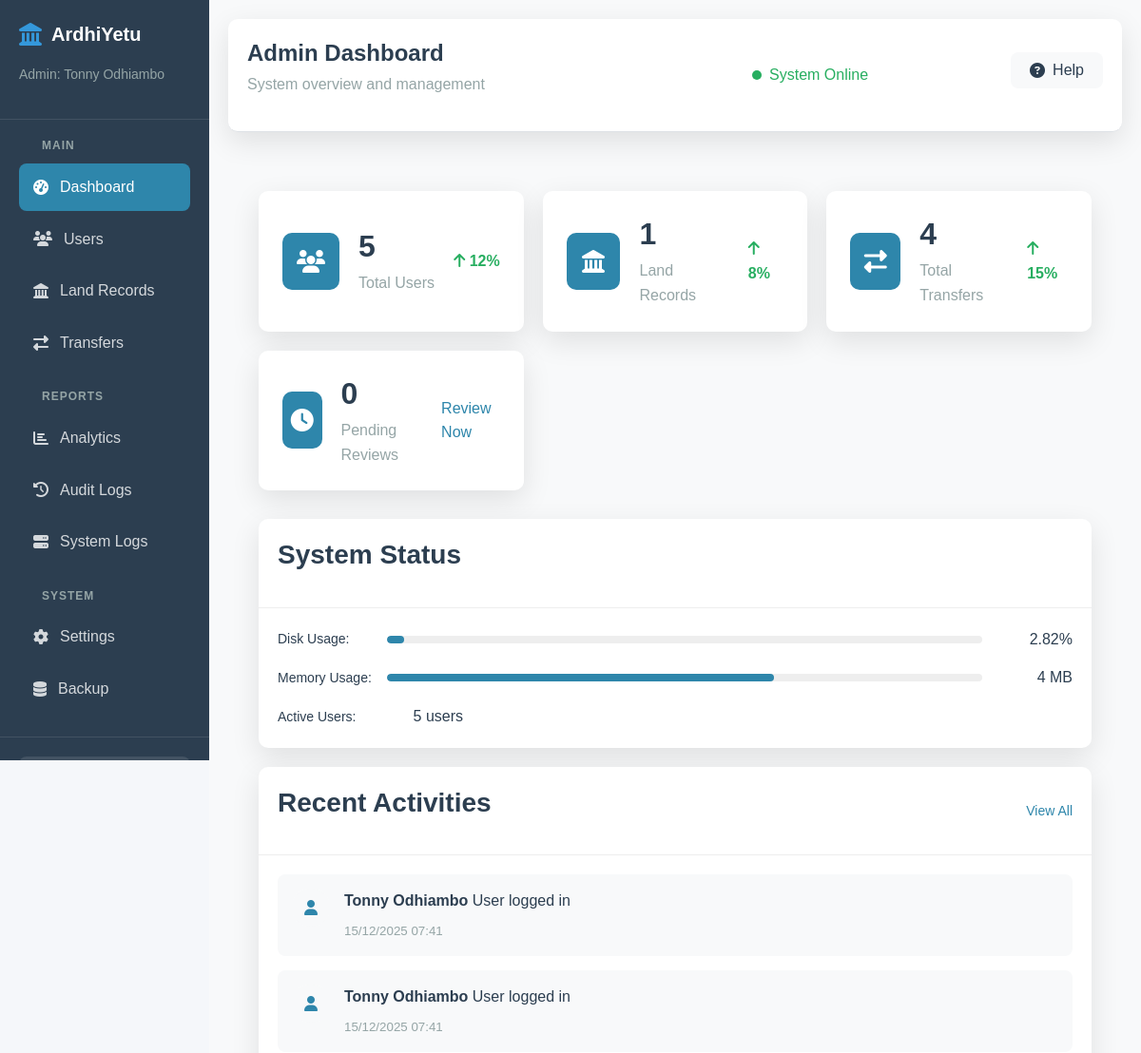
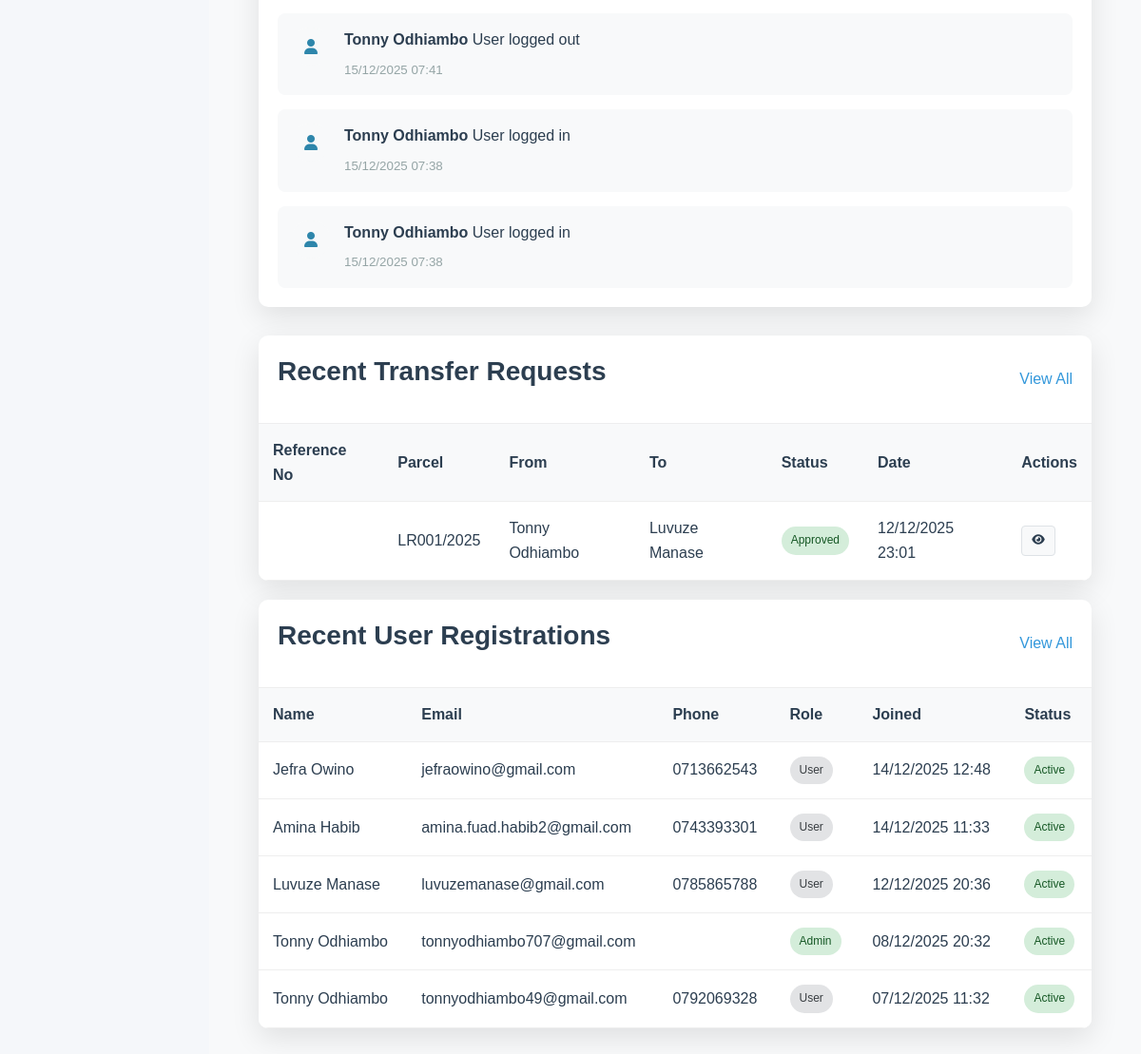
/admin/index.php (signed in), run on the app's committed database (2 pictures, top to bottom).
### tables this page shows
CREATE TABLE `user_activities` (
  `activity_id` int(11) NOT NULL AUTO_INCREMENT,
  `user_id` int(11) NOT NULL,
  `action_type` varchar(50) NOT NULL,
  `description` text DEFAULT NULL,
  `ip_address` varchar(45) DEFAULT NULL,
  `user_agent` text DEFAULT NULL,
  `created_at` timestamp NOT NULL DEFAULT current_timestamp(),
  PRIMARY KEY (`activity_id`),
  KEY `user_id` (`user_id`),
  CONSTRAINT `user_activities_ibfk_1` FOREIGN KEY (`user_id`) REFERENCES `users` (`user_id`) ON DELETE CASCADE
);

CREATE TABLE `users` (
  `user_id` int(11) NOT NULL AUTO_INCREMENT,
  `name` varchar(100) NOT NULL,
  `email` varchar(100) NOT NULL,
  `phone` varchar(15) NOT NULL,
  `id_number` varchar(20) NOT NULL,
  `password` varchar(255) NOT NULL,
  `date_of_birth` date DEFAULT NULL,
  `gender` enum('male','female','other','prefer_not_to_say') DEFAULT NULL,
  `address` text DEFAULT NULL,
  `county` varchar(100) DEFAULT NULL,
  `security_question` varchar(255) DEFAULT NULL,
  `security_answer` varchar(255) DEFAULT NULL,
  `verification_token` varchar(64) DEFAULT NULL,
  `is_active` tinyint(1) DEFAULT 0,
  `is_verified` tinyint(1) DEFAULT 0,
  `verification_date` timestamp NULL DEFAULT NULL,
  `last_login` timestamp NULL DEFAULT NULL,
  `failed_attempts` int(11) DEFAULT 0,
  `remember_token` varchar(64) DEFAULT NULL,
  `newsletter_subscribed` tinyint(1) DEFAULT 1,
  `marketing_consent` tinyint(1) DEFAULT 0,
  `role` enum('admin','officer','user') DEFAULT 'user',
  `created_at` timestamp NOT NULL DEFAULT current_timestamp(),
  `updated_at` timestamp NOT NULL DEFAULT current_timestamp() ON UPDATE current_timestamp(),
  PRIMARY KEY (`user_id`),
  UNIQUE KEY `email` (`email`),
  UNIQUE KEY `id_number` (`id_number`),
  KEY `idx_email` (`email`),
  KEY `idx_phone` (`phone`),
  KEY `idx_id_number` (`id_number`),
  KEY `idx_county` (`county`),
  KEY `idx_role` (`role`),
  KEY `idx_status` (`is_active`,`is_verified`),
  KEY `idx_user_composite` (`is_active`,`is_verified`,`role`,`county`)
);

CREATE TABLE `ownership_transfers` (
  `transfer_id` int(11) NOT NULL AUTO_INCREMENT,
  `record_id` int(11) NOT NULL,
  `from_user_id` int(11) NOT NULL,
  `to_user_id` int(11) NOT NULL,
  `transfer_type` enum('sale','gift','inheritance','lease','other') DEFAULT NULL,
  `transfer_date` date DEFAULT NULL,
  `consideration_amount` decimal(15,2) DEFAULT NULL,
  `consideration_currency` varchar(3) DEFAULT 'KES',
  `document_path` varchar(255) DEFAULT NULL,
  `status` enum('submitted','under_review','approved','declined','cancelled') DEFAULT 'submitted',
  `submitted_at` timestamp NOT NULL DEFAULT current_timestamp(),
  `reviewed_by` int(11) DEFAULT NULL,
  `reviewed_at` timestamp NULL DEFAULT NULL,
  `approved_by` int(11) DEFAULT NULL,
  `approved_at` timestamp NULL DEFAULT NULL,
  `rejection_reason` text DEFAULT NULL,
  `completed_at` timestamp NULL DEFAULT NULL,
  `review_notes` text DEFAULT NULL,
  `transfer_completed` tinyint(1) DEFAULT 0,
  `completion_date` datetime DEFAULT NULL,
  `reference_no` varchar(50) NOT NULL,
  `price` decimal(15,2) DEFAULT NULL,
  `remarks` text DEFAULT NULL,
  `is_partial_transfer` tinyint(1) DEFAULT 0,
  `transferred_size` decimal(10,2) DEFAULT NULL,
  `remaining_size` decimal(10,2) DEFAULT NULL,
  `new_parcel_no` varchar(100) DEFAULT NULL,
  PRIMARY KEY (`transfer_id`),
  UNIQUE KEY `reference_no` (`reference_no`),
  KEY `reviewed_by` (`reviewed_by`),
  KEY `approved_by` (`approved_by`),
  KEY `idx_record` (`record_id`),
  KEY `idx_from_user` (`from_user_id`),
  KEY `idx_to_user` (`to_user_id`),
  KEY `idx_status` (`status`),
  KEY `idx_transfer_date` (`transfer_date`),
  CONSTRAINT `ownership_transfers_ibfk_1` FOREIGN KEY (`record_id`) REFERENCES `land_records` (`record_id`) ON DELETE CASCADE,
  CONSTRAINT `ownership_transfers_ibfk_2` FOREIGN KEY (`from_user_id`) REFERENCES `users` (`user_id`),
  CONSTRAINT `ownership_transfers_ibfk_3` FOREIGN KEY (`to_user_id`) REFERENCES `users` (`user_id`),
  CONSTRAINT `ownership_transfers_ibfk_4` FOREIGN KEY (`reviewed_by`) REFERENCES `users` (`user_id`),
  CONSTRAINT `ownership_transfers_ibfk_5` FOREIGN KEY (`approved_by`) REFERENCES `users` (`user_id`)
);

CREATE TABLE `land_records` (
  `record_id` int(11) NOT NULL AUTO_INCREMENT,
  `owner_id` int(11) NOT NULL,
  `parcel_no` varchar(50) NOT NULL,
  `title_deed_no` varchar(50) DEFAULT NULL,
  `location` varchar(255) NOT NULL,
  `county` varchar(100) DEFAULT NULL,
  `size` decimal(10,2) NOT NULL,
  `description` text DEFAULT NULL,
  `document_path` varchar(255) DEFAULT NULL,
  `size_unit` enum('acres','hectares','square_meters') DEFAULT 'acres',
  `land_use` enum('agricultural','residential','commercial','industrial','mixed') DEFAULT NULL,
  `land_class` varchar(50) DEFAULT NULL,
  `status` enum('active','pending','transferred','disputed','archived') DEFAULT 'pending',
  `rejection_reason` text DEFAULT NULL,
  `registered_at` timestamp NOT NULL DEFAULT current_timestamp(),
  `updated_at` timestamp NOT NULL DEFAULT current_timestamp() ON UPDATE current_timestamp(),
  `registered_by` int(11) DEFAULT NULL,
  `notes` text DEFAULT NULL,
  `latitude` decimal(10,8) DEFAULT NULL,
  `longitude` decimal(11,8) DEFAULT NULL,
  `is_public` tinyint(1) DEFAULT 0,
  `coordinates_updated_at` timestamp NULL DEFAULT NULL,
  `reviewed_by` int(11) DEFAULT NULL,
  `review_notes` text DEFAULT NULL,
  `reviewed_at` datetime DEFAULT NULL,
  `previous_owner_id` int(11) DEFAULT NULL,
  `transfer_history` text DEFAULT NULL,
  `original_parcel_no` varchar(100) DEFAULT NULL,
  `parent_record_id` int(11) DEFAULT NULL,
  `current_ownership_history_id` int(11) DEFAULT NULL,
  PRIMARY KEY (`record_id`),
  UNIQUE KEY `parcel_no` (`parcel_no`),
  UNIQUE KEY `title_deed_no` (`title_deed_no`),
  KEY `registered_by` (`registered_by`),
  KEY `idx_owner` (`owner_id`),
  KEY `idx_parcel` (`parcel_no`),
  KEY `idx_location` (`location`),
  KEY `idx_status` (`status`),
  KEY `idx_land_records_composite` (`owner_id`,`status`,`registered_at`),
  KEY `idx_coordinates` (`latitude`,`longitude`),
  KEY `idx_public_status` (`is_public`,`status`),
  KEY `fk_parent_record` (`parent_record_id`),
  KEY `fk_current_ownership` (`current_ownership_history_id`),
  CONSTRAINT `fk_current_ownership` FOREIGN KEY (`current_ownership_history_id`) REFERENCES `ownership_history` (`history_id`) ON DELETE SET NULL,
  CONSTRAINT `fk_parent_record` FOREIGN KEY (`parent_record_id`) REFERENCES `land_records` (`record_id`),
  CONSTRAINT `land_records_ibfk_1` FOREIGN KEY (`owner_id`) REFERENCES `users` (`user_id`) ON DELETE CASCADE,
  CONSTRAINT `land_records_ibfk_2` FOREIGN KEY (`registered_by`) REFERENCES `users` (`user_id`)
);

### public/admin/index.php (the view, shortened to what the rows shown need)
<?php
require_once '../../includes/init.php';
$recent_transfers_sql = "SELECT t.*, u1.name as from_name, u2.name as to_name, l.parcel_no
                         FROM ownership_transfers t
                         JOIN users u1 ON t.from_user_id = u1.user_id
                         JOIN users u2 ON t.to_user_id = u2.user_id
                         JOIN land_records l ON t.record_id = l.record_id
                         ORDER BY t.submitted_at DESC LIMIT 10";
$recent_transfers = mysqli_query($conn, $recent_transfers_sql);
$recent_users_sql = "SELECT * FROM users ORDER BY created_at DESC LIMIT 10";
$recent_users = mysqli_query($conn, $recent_users_sql);
?>
<!DOCTYPE html>
<html lang="en">
<head>
    <link rel="stylesheet" href="../../assets/css/style.css">
    <link rel="stylesheet" href="https://cdnjs.cloudflare.com/ajax/libs/font-awesome/6.4.0/css/all.min.css">
    <link rel="stylesheet" href="https://cdnjs.cloudflare.com/ajax/libs/Chart.js/3.9.1/chart.min.css">
</head>
<body>
    <div class="admin-container">
        <main class="admin-main">
            <header class="admin-header">
                <div class="header-left">
                    <h1>Admin Dashboard</h1>
                </div>
            </header>
            <div class="admin-content">
                <div class="charts-grid">
                    <div class="chart-card">
                        <div class="chart-content">
                            <div class="activities-list">
                                <?php
                                $activities_sql = "SELECT a.*, u.name
                                                   FROM user_activities a
                                                   JOIN users u ON a.user_id = u.user_id
                                                   ORDER BY a.created_at DESC LIMIT 5";
                                $activities = mysqli_query($conn, $activities_sql);
                                if (mysqli_num_rows($activities) > 0):
                                    while ($activity = mysqli_fetch_assoc($activities)):
                                ?>
                                    <div class="activity-item">
                                        <div class="activity-icon">
                                            <i class="fas fa-user"></i>
                                        </div>
                                        <div class="activity-content">
                                            <p><strong><?php echo htmlspecialchars($activity['name']); ?></strong>
                                            <?php echo htmlspecialchars($activity['description']); ?></p>
                                            <small><?php echo format_date($activity['created_at']); ?></small>
                                        </div>
                                    </div>
                                <?php
                                    endwhile;
                                endif; ?>
                            </div>
                        </div>
                    </div>
                </div>
                <div class="tables-grid">
                    <div class="table-card">
                        <div class="table-content">
                            <table class="data-table">
                                <thead>
                                    <tr>
                                        <th>Reference No</th>
                                        <th>Parcel</th>
                                        <th>From</th>
                                        <th>To</th>
                                        <th>Status</th>
                                        <th>Date</th>
                                        <th>Actions</th>
                                    </tr>
                                </thead>
                                <tbody>
                                    <?php if (mysqli_num_rows($recent_transfers) > 0): ?>
                                        <?php while ($transfer = mysqli_fetch_assoc($recent_transfers)): ?>
                                            <tr>
                                                <td><?php echo htmlspecialchars($transfer['reference_no']); ?></td>
                                                <td><?php echo htmlspecialchars($transfer['parcel_no']); ?></td>
                                                <td><?php echo htmlspecialchars($transfer['from_name']); ?></td>
                                                <td><?php echo htmlspecialchars($transfer['to_name']); ?></td>
                                                <td>
                                                    <span class="status-badge status-<?php echo $transfer['status']; ?>">
                                                        <?php echo ucfirst(str_replace('_', ' ', $transfer['status'])); ?>
                                                    </span>
                                                </td>
                                                <td><?php echo format_date($transfer['submitted_at']); ?></td>
                                                <td>
                                                    <div class="action-buttons">
                                                        <a href="transfers.php?action=view&id=<?php echo $transfer['transfer_id']; ?>"
                                                           class="btn-small"
                                                           title="View">
                                                            <i class="fas fa-eye"></i>
                                                        </a>
                                                    </div>
                                                </td>
                                            </tr>
                                        <?php endwhile; ?>
                                    <?php endif; ?>
                                </tbody>
                            </table>
                        </div>
                    </div>
                    <div class="table-card">
                        <div class="table-content">
                            <table class="data-table">
                                <thead>
                                    <tr>
                                        <th>Name</th>
                                        <th>Email</th>
                                        <th>Phone</th>
                                        <th>Role</th>
                                        <th>Joined</th>
                                        <th>Status</th>
                                    </tr>
                                </thead>
                                <tbody>
                                    <?php if (mysqli_num_rows($recent_users) > 0): ?>
                                        <?php while ($user = mysqli_fetch_assoc($recent_users)): ?>
                                            <tr>
                                                <td><?php echo htmlspecialchars($user['name']); ?></td>
                                                <td><?php echo htmlspecialchars($user['email']); ?></td>
                                                <td><?php echo htmlspecialchars($user['phone']); ?></td>
                                                <td>
                                                    <span class="role-badge role-<?php echo $user['role']; ?>">
                                                        <?php echo ucfirst($user['role']); ?>
                                                    </span>
                                                </td>
                                                <td><?php echo format_date($user['created_at']); ?></td>
                                                <td>
                                                    <span class="status-badge <?php echo $user['is_active'] ? 'status-active' : 'status-inactive'; ?>">
                                                        <?php echo $user['is_active'] ? 'Active' : 'Inactive'; ?>
                                                    </span>
                                                </td>
                                            </tr>
                                        <?php endwhile; ?>
                                    <?php endif; ?>
                                </tbody>
                            </table>
                        </div>
                    </div>
                </div>
            </div>
        </main>
    </div>
</body>
</html>

### data on the page
user_activities: user.name "Tonny Odhiambo", description "User logged in", created_at "15/12/2025 07:41"
user_activities: user.name "Tonny Odhiambo", description "User logged in", created_at "15/12/2025 07:41"
user_activities: user.name "Tonny Odhiambo", description "User logged out", created_at "15/12/2025 07:41"
user_activities: user.name "Tonny Odhiambo", description "User logged in", created_at "15/12/2025 07:38"
user_activities: user.name "Tonny Odhiambo", description "User logged in", created_at "15/12/2025 07:38"
ownership_transfers: record.parcel_no "LR001/2025", from_user.name "Tonny Odhiambo", to_user.name "Luvuze Manase", status "Approved", submitted_at "12/12/2025 23:01"
users: name "Jefra Owino", email "jefraowino@gmail.com", phone "0713662543", role "User", created_at "14/12/2025 12:48", is_active "Active"
users: name "Amina Habib", email "amina.fuad.habib2@gmail.com", phone "0743393301", role "User", created_at "14/12/2025 11:33", is_active "Active"
users: name "Luvuze Manase", email "luvuzemanase@gmail.com", phone "0785865788", role "User", created_at "12/12/2025 20:36", is_active "Active"
users: name "Tonny Odhiambo", email "tonnyodhiambo707@gmail.com", role "Admin", created_at "08/12/2025 20:32", is_active "Active"
users: name "Tonny Odhiambo", email "tonnyodhiambo49@gmail.com", phone "0792069328", role "User", created_at "07/12/2025 11:32", is_active "Active"

### other printed values
$_SESSION['name'] "Tonny Odhiambo"
$total_users "5"
$total_lands "1"
$total_transfers "4"
$pending_transfers "0"
$disk_usage "2.82"
$memory_usage "4"
$active_users "5"
